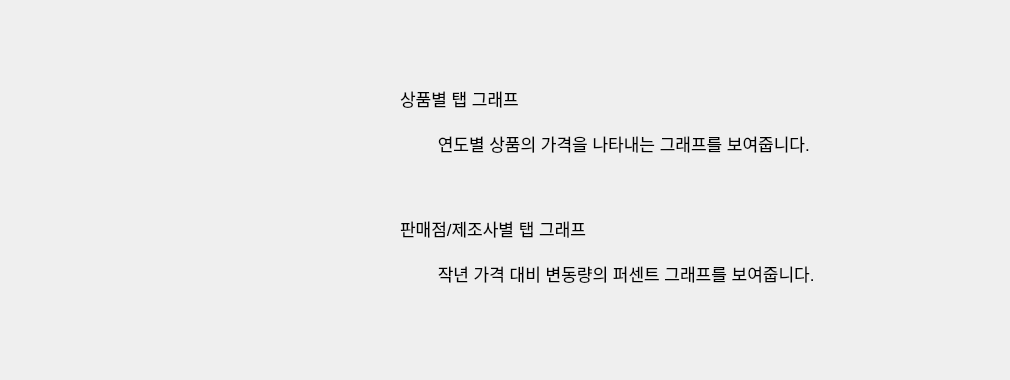
     <widget class="QWidget" name="tab_7">
      <attribute name="title">
       <string>그래프</string>
      </attribute>
      <widget class="QLabel" name="label_55">
       <property name="geometry">
        <rect>
         <x>0</x>
         <y>0</y>
         <width>991</width>
         <height>371</height>
        </rect>
       </property>
       <property name="autoFillBackground">
        <bool>false</bool>
       </property>
       <property name="text">
        <string/>
       </property>
       <property name="pixmap">
        <pixmap>ui 배경4.png</pixmap>
       </property>
      </widget>
      <widget class="QLabel" name="label_9">
       <property name="geometry">
        <rect>
         <x>20</x>
         <y>20</y>
         <width>341</width>
         <height>331</height>
        </rect>
       </property>
       <property name="text">
        <string/>
       </property>
       <property name="pixmap">
        <pixmap>그래프.PNG</pixmap>
       </property>
       <property name="scaledContents">
        <bool>true</bool>
       </property>
      </widget>
      <widget class="QLabel" name="label_11">
       <property name="geometry">
        <rect>
         <x>400</x>
         <y>50</y>
         <width>601</width>
         <height>141</height>
        </rect>
       </property>
       <property name="font">
        <font>
         <pointsize>13</pointsize>
        </font>
       </property>
       <property name="text">
        <string>상품별 탭 그래프 

        연도별 상품의 가격을 나타내는 그래프를 보여줍니다.</string>
       </property>
      </widget>
      <widget class="QLabel" name="label_56">
       <property name="geometry">
        <rect>
         <x>400</x>
         <y>180</y>
         <width>601</width>
         <height>141</height>
        </rect>
       </property>
       <property name="font">
        <font>
         <pointsize>13</pointsize>
        </font>
       </property>
       <property name="text">
        <string>판매점/제조사별 탭 그래프 

        작년 가격 대비 변동량의 퍼센트 그래프를 보여줍니다.</string>
       </property>
      </widget>
     </widget>
